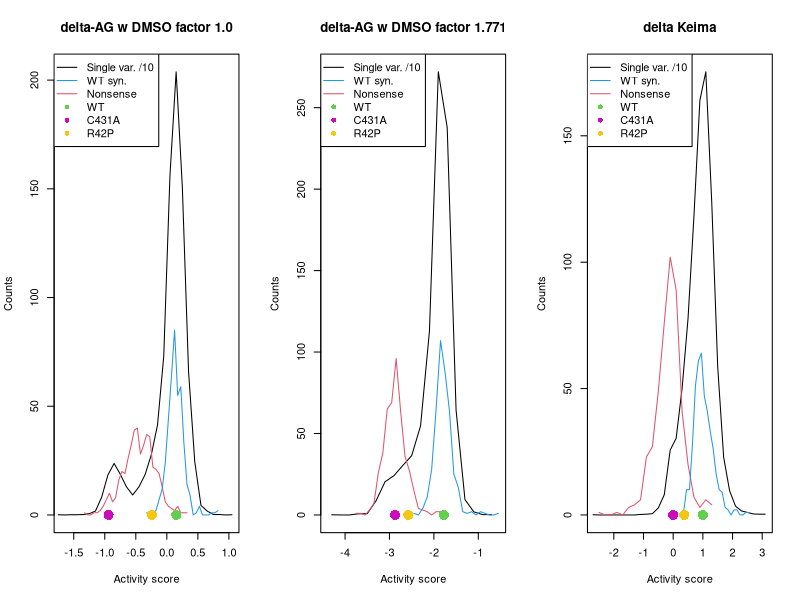

Write R code to recreate this figure. (Note: this script raises an error after producing the figure.)
options(width=160)

aa_one = strsplit("ACDEFGHIKLMNPQRSTVWY", "")[[1]]

prkn = read.csv("prkn.csv")

nc = nchar(prkn$var)
prkn$aa = substr(prkn$var, 1, 1)
prkn$resi = as.numeric(substr(prkn$var, 2, nc-1))
prkn$mut = substr(prkn$var, nc, nc)

iwt = which(prkn$var == "WT")
prkn[iwt,"aa"] = ""
prkn[iwt,"resi"] = 0
prkn[iwt,"mut"] = ""

isyn = which(prkn$mut == "=")
inons = which(prkn$mut == "*")
i1 = which(prkn$mut %in% aa_one)

iR42P = which(prkn$var == "R42P")
iC431A = which(prkn$var == "C431A")


# #
# # Distributions and scatter of average gate scores of individual AO and DMSO assays
# #

# plot_distributions = function(ht1, htn, hts, hc1, hcn, hcs, ...) {
#     plot(0,0,col=0, ylab="Counts", ...)
#     lines(hc1$mids, hc1$counts/10, col=1, lty=2)
#     lines(hcn$mids, hcn$counts, col=2, lty=2)
#     lines(hcs$mids, hcs$counts, col=4, lty=2)
#     lines(ht1$mids, ht1$counts/10, col=1, lty=1)
#     lines(htn$mids, htn$counts, col=2, lty=1)
#     lines(hts$mids, hts$counts, col=4, lty=1)
#     legend("topright", c("DMSO ctrl","AO treated"), lty=c(2,1), lwd=1, col=1)
#     legend("topleft", c("Single var. /10","WT syn.","Nonsense"), lty=1, col=c(1,4,2))
# }

# quartz(width=12, height=4)
# par(mfrow=c(1,3), bg="white")

# breaks = 40
# hc1 = hist(prkn[i1,"dmso"], breaks=breaks, plot=F)
# ht1 = hist(prkn[i1,"ao"],   breaks=breaks, plot=F)
# hcs = hist(prkn[isyn,"dmso"], breaks=breaks, plot=F)
# hts = hist(prkn[isyn,"ao"],   breaks=breaks, plot=F)
# hcn = hist(prkn[inons,"dmso"], breaks=breaks, plot=F)
# htn = hist(prkn[inons,"ao"],   breaks=breaks, plot=F)
# plot_distributions(ht1, htn, hts, hc1, hcn, hcs, xlim=c(1,4), xlab="Avg. gate", ylim=c(0,160))

# hc1 = hist(prkn[i1,"funcf_dmso"], breaks=breaks, plot=F)
# ht1 = hist(prkn[i1,"funcf_ao"],   breaks=breaks, plot=F)
# hcs = hist(prkn[isyn,"funcf_dmso"], breaks=breaks, plot=F)
# hts = hist(prkn[isyn,"funcf_ao"],   breaks=breaks, plot=F)
# hcn = hist(prkn[inons,"funcf_dmso"], breaks=breaks, plot=F)
# htn = hist(prkn[inons,"funcf_ao"],   breaks=breaks, plot=F)
# plot_distributions(ht1, htn, hts, hc1, hcn, hcs, xlim=c(0,1), xlab="Keima", ylim=c(0,160))

# hc1 = hist(log10(prkn[i1,"funcf_dmso"]), breaks=breaks, plot=F)
# ht1 = hist(log10(prkn[i1,"funcf_ao"]),   breaks=breaks, plot=F)
# hcs = hist(log10(prkn[isyn,"funcf_dmso"]), breaks=breaks, plot=F)
# hts = hist(log10(prkn[isyn,"funcf_ao"]),   breaks=breaks, plot=F)
# hcn = hist(log10(prkn[inons,"funcf_dmso"]), breaks=breaks, plot=F)
# htn = hist(log10(prkn[inons,"funcf_ao"]),   breaks=breaks, plot=F)
# plot_distributions(ht1, htn, hts, hc1, hcn, hcs, xlim=c(-1.4,0), xlab="log Keima", ylim=c(0,200))

# quartz.save("prkn_func_distributions.png", type="png")

# # scatter plot moved to score analyses
# plot_scatter = function(x, y, i_low, i_high, ...) {
#     plot(x, y, pch=16, cex=.3, ...)
#     points(x[ila],    y[ila],    pch=16, cex=0.4, col=5)
#     points(x[iha],    y[iha],    pch=16, cex=0.4, col=8)    
#     points(x[inons],  y[inons],  pch=16, cex=0.4, col=2)
#     points(x[isyn],   y[isyn],   pch=16, cex=0.4, col=4)
#     points(x[iwt],    y[iwt],    pch=16, cex=1.5, col=3)
#     points(x[iR42P],  y[iR42P],  pch=16, cex=1.5, col=7)
#     points(x[iC431A], y[iC431A], pch=16, cex=1.5, col=6)
#     legend("top", c("WT","C431A","R42P","Single var.","WT syn.","Nonsense","Low-abun","High-abun"), pch=16, col=c(3,6,7,1,4,2,5,8), ncol=4)
# }

# quartz(width=12, height=4)
# par(mfrow=c(1,3), bg="white")
# ila = which(prkn$abun < 0.3 & prkn$mut %in% aa_one)
# iha = which(prkn$abun > 0.7 & prkn$mut %in% aa_one)
# plot_scatter(prkn$ao, prkn$dmso, ila, iha, xlab="AO treated [Avg. gate]", ylab="DMSO Ctrl [Avg. gate]", ylim=c(1.6,4.0))
# plot_scatter(prkn$funcf_ao, prkn$funcf_dmso, ila, iha, xlab="AO treated [Keima acedic/neutral]", ylab="DMSO Ctrl [Keima acedic/neutral]", ylim=c(0.0,1.2))
# plot_scatter(prkn$funcf_ao, prkn$funcf_dmso, ila, iha, xlab="AO treated [log Keima acedic/neutral]", ylab="DMSO Ctrl [log Keima acedic/neutral]", log="xy", xlim=c(0.05,1.0), ylim=c(0.03,2.0))
# quartz.save("prkn_func_scatter.png", type="png")

# quartz(width=6, height=6)
# par(bg="white")
# plot_scatter(prkn$ao, prkn$dmso, ila, iha, xlab="AO treated [Avg. gate]", ylab="DMSO Ctrl [Avg. gate]", ylim=c(1.6,4.0))
# abline(c(0.5,1))
# abline(c(1.5,1/1.77), lty=2)
# legend("bottomright", c("DMSO factor 1.0","DMSO factor 1.77"), lty=c(1,2), col=1)
# quartz.save("prkn_func_scatter_lin.png", type="png")


#
# Activity score by combining average gate scores
#

plot_activity_distribution = function(act_score, xlim=NA, ylim=NA, ...) {
    breaks = 25
    stopifnot( length(act_score) == nrow(prkn) )
    hd1 = hist(act_score[i1], breaks=breaks, plot=F)
    hds = hist(act_score[isyn], breaks=breaks, plot=F)
    hdn = hist(act_score[inons], breaks=breaks, plot=F)
    if (any(is.na(xlim))) { xlim = c(min(act_score,na.rm=T), max(act_score,na.rm=T)) }
    if (any(is.na(ylim))) { ylim = c(0,max(hd1$counts/10)) }
    plot(0,0,col=0, xlim=xlim, ylim=ylim, xlab="Activity score", ylab="Counts", ...)
    lines(hd1$mids, hd1$counts/10, col=1, lwd=1)
    lines(hdn$mids, hdn$counts, col=2, lwd=1)
    lines(hds$mids, hds$counts, col=4, lwd=1)
    points(act_score[iwt], 0.0, pch=16, col=3, cex=2)
    points(act_score[iC431A], 0.0, pch=16, col=6, cex=2)
    points(act_score[iR42P], 0.0, pch=16, col=7, cex=2)
    legend("topleft", c("Single var. /10","WT syn.","Nonsense","WT","C431A","R42P"), pch=c(NA,NA,NA,16,16,16),
           lty=c(1,1,1,NA,NA,NA), col=c(1,4,2,3,6,7))
}

quartz(width=12, height=4)
par(mfrow=c(1,3), bg="white")

# ao as score 1?
act_score1 = prkn$ao - prkn$dmso
plot_activity_distribution(act_score1, main="delta-AG w DMSO factor 1.0")

dmso_factor = (prkn[iC431A,"ao"] - mean(prkn[inons,"ao"], na.rm=T)) / (prkn[iC431A,"dmso"] - mean(prkn[inons,"dmso"], na.rm=T))
act_score2 = prkn$ao - dmso_factor*prkn$dmso
plot_activity_distribution(act_score2, main=sprintf("delta-AG w DMSO factor %.3f",dmso_factor))

# act_score3 = prkn$funcf_ao - prkn$funcf_dmso
# plot_activity_distribution(act_score3, main="delta-Keima")

# quartz.save("prkn_ag_lin_score.png", type="png")

# quartz(width=6, height=6)
# act_score4 = prkn$ao - 4.0*prkn$dmso
act_score3 = prkn$act_keima
plot_activity_distribution(act_score3, main="delta Keima")
quartz.save("prkn_ag_lin.png", type="png")


plot_act_fitness = function(x, y, ...) {
    rp = cor(x, y, method="pearson", use="complete.obs")
    plot(x, y, pch=16, cex=.3, main=sprintf("Pearson %.2f",rp), ...)
    points(x[inons],  y[inons],  pch=16, cex=0.4, col=2)
    points(x[isyn],   y[isyn],   pch=16, cex=0.4, col=4)
    points(x[iwt],    y[iwt],    pch=16, cex=1.5, col=3)
    points(x[iR42P],  y[iR42P],  pch=16, cex=1.5, col=7)
    points(x[iC431A], y[iC431A], pch=16, cex=1.5, col=6)
    legend("top", c("Single var.","C431A","R42P"), pch=16, col=c(1,6,7), ncol=3)
}

quartz(width=9, height=6)
par(mfrow=c(2,3), bg="white")
plot_act_fitness(prkn$peve, act_score1, xlab="popEVE", ylab="Activity AO-DMSO [AG]", ylim=c(-1.6,1.5))
plot_act_fitness(prkn$peve, act_score2, xlab="popEVE", ylab="Activity AO-1.77*DMSO [AG]", ylim=c(-4.5,0.4))
plot_act_fitness(prkn$peve, act_score3, xlab="popEVE", ylab="Activity AO-DMSO [log Keima]", ylim=c(-1,4))
plot_act_fitness(prkn$am_score, act_score1, xlab="AlphaMissense", ylab="Activity AO-DMSO [AG]", ylim=c(-1.6,1.5))
plot_act_fitness(prkn$am_score, act_score2, xlab="AlphaMissense", ylab="Activity AO-1.77*DMSO [AG]", ylim=c(-4.5,0.4))
plot_act_fitness(prkn$am_score, act_score3, xlab="AlphaMissense", ylab="Activity AO-DMSO [log Keima]", ylim=c(-1,4))
quartz.save("prkn_fitness_act.png", type="png")

quartz(width=9, height=6)
par(mfrow=c(2,3), bg="white")
plot_act_fitness(prkn$peve,     act_score1+prkn$abun, xlab="popEVE", ylab="Activity+Abundance AO-DMSO [AG]",
                 ylim=c(-1.6,2.5))
plot_act_fitness(prkn$peve,     act_score2+prkn$abun, xlab="popEVE", ylab="Activity+Abundance AO-1.77*DMSO [AG]",
                 ylim=c(-4.5,1.0))
plot_act_fitness(prkn$peve,     act_score3+prkn$abun, xlab="popEVE", ylab="Activity+Abundance AO-DMSO [log Keima]",
                 ylim=c(-1,4))
plot_act_fitness(prkn$am_score, act_score1+prkn$abun, xlab="AlphaMissense", ylab="Activity+Abundance AO-DMSO [AG]",
                 ylim=c(-1.6,2.5))
plot_act_fitness(prkn$am_score, act_score2+prkn$abun, xlab="AlphaMissense", ylab="Activity+Abundance AO-1.77*DMSO [AG]",
                 ylim=c(-4.2,1.1))
plot_act_fitness(prkn$am_score, act_score3+prkn$abun, xlab="AlphaMissense", ylab="Activity+Abundance AO-DMSO [log Keima]",
                 ylim=c(-1,4))
quartz.save("prkn_fitness_act_abun.png", type="png")

 
# quartz(width=16, height=4)
# par(mfrow=c(1,4), bg="white")
# plot_act_fitness(prkn$abun, prkn$dmso, xlab="Abundance [AG]", ylab="DMSO [AG]")
# plot_act_fitness(prkn$abun, prkn$ao, xlab="Abundance [AG]", ylab="AO [AG]")
# plot_act_fitness(prkn$abun, prkn$ao-prkn$dmso, xlab="Abundance [AG]", ylab="AO-DMSO [AG]")
# plot_act_fitness(prkn$abun, prkn$ao-1.77*prkn$dmso, xlab="Abundance [AG]", ylab="AO-1.77*DMSO [AG]")
# quartz.save("prkn_act_abun.png", type="png")


quartz(width=12, height=4)
par(mfrow=c(1,3), bg="white")

# i = which((! is.na(prkn$peve)) & (! is.na(prkn$ao)) & (! is.na(prkn$dmso)) & (! is.na(prkn$abun)))
fit = lm(peve ~ ao + dmso + abun, data=prkn)
summary(fit)
coef_dmso = coef(fit)["dmso"]/coef(fit)["ao"]
coef_abun = coef(fit)["abun"]/coef(fit)["ao"]
print(sprintf("Opt. popEVE gives DMSO factor %.2f, Abun. factor %.2f",coef_dmso,coef_abun))
fitness_pe = prkn$ao + coef_dmso*prkn$dmso + coef_abun*prkn$abun
plot_act_fitness(prkn$peve, fitness_pe, ylim=c(0.3,4.5), xlab="popEVE", ylab="Fitness AO-0.41*DMSO+1.72*Abund [AG]")
legend("bottomright", c(sprintf("DMSO %.2f",coef_dmso), sprintf("Abun %.2f",coef_abun)), pch=NA)

# Include nonsense variants with C431A score
peve_nons = prkn$peve
peve_nons[inons] = peve_nons[iC431A]
fit = lm(peve_nons ~ prkn$ao + prkn$dmso + prkn$abun)
summary(fit)
coef_dmso = coef(fit)["prkn$dmso"]/coef(fit)["prkn$ao"]
coef_abun = coef(fit)["prkn$abun"]/coef(fit)["prkn$ao"]
fitness_pen = prkn$ao + coef_dmso*prkn$dmso + coef_abun*prkn$abun
plot_act_fitness(peve_nons, fitness_pen, xlab="popEVE", ylim=c(-3.5,1.8), ylab="Fitness AO-1.53*DMSO+1.46*Abund [AG]")
legend("bottomright", c(sprintf("DMSO %.2f",coef_dmso), sprintf("Abun %.2f",coef_abun)), pch=NA)

fit = lm(peve_nons ~ ao + dmso, data=prkn)
coef_dmso = coef(fit)["dmso"]/coef(fit)["ao"]
rp = cor(peve_nons, prkn$ao+coef_dmso*prkn$dmso, use="complete.obs", method="pearson")
print(sprintf("Opt. popEVE incl nons. wo. abun. gives DMSO factor %.2f and pearson %.2f",coef_dmso,rp))
print(summary(fit))
fitness_pen = prkn$ao + coef_dmso*prkn$dmso
plot_act_fitness(peve_nons, fitness_pen, xlab="popEVE", ylab="Fitness AO-3.95*DMSO [AG]")
legend("bottomright", sprintf("DMSO %.2f",coef_dmso), pch=NA)

quartz.save("prkn_fitness_pe_opt.png", type="png")



quartz(width=12, height=4)
par(mfrow=c(1,3), bg="white")

fit = lm(am_score ~ ao + dmso + abun, data=prkn)
summary(fit)
coef_dmso = coef(fit)["dmso"]/coef(fit)["ao"]
coef_abun = coef(fit)["abun"]/coef(fit)["ao"]
print(sprintf("Opt. AlphaM. gives DMSO factor %.2f, Abun. factor %.2f",coef_dmso,coef_abun))
fitness_pe = prkn$ao + coef_dmso*prkn$dmso + coef_abun*prkn$abun
plot_act_fitness(prkn$am_score, fitness_pe, ylim=c(1.5,6), xlab="AlphaMissense", ylab="Fitness AO-DMSO+Abund [AG]")
legend("bottomleft", c(sprintf("DMSO %.2f",coef_dmso), sprintf("Abun %.2f",coef_abun)), pch=NA)

# Include nonsense variants with C431A score
am_nons = prkn$am_score
am_nons[inons] = am_nons[iC431A]
fit = lm(am_nons ~ prkn$ao + prkn$dmso + prkn$abun)
summary(fit)
coef_dmso = coef(fit)["prkn$dmso"]/coef(fit)["prkn$ao"]
coef_abun = coef(fit)["prkn$abun"]/coef(fit)["prkn$ao"]
fitness = prkn$ao + coef_dmso*prkn$dmso + coef_abun*prkn$abun
plot_act_fitness(am_nons, fitness, ylim=c(0,5), xlab="AlphaMissense", ylab="Fitness [AG]")
legend("bottomleft", c(sprintf("DMSO %.2f",coef_dmso), sprintf("Abun %.2f",coef_abun)), pch=NA)

fit = lm(am_nons ~ ao + dmso, data=prkn)
coef_dmso = coef(fit)["dmso"]/coef(fit)["ao"]
print(sprintf("Opt. AlphaM incl nons. wo. abun. gives DMSO factor %.2f",coef_dmso))
print(summary(fit))
fitness = prkn$ao + coef_dmso*prkn$dmso
plot_act_fitness(am_nons, fitness, xlab="AlphaMissense", ylab="Fitness [AG]")
legend("bottomleft", sprintf("DMSO %.2f",coef_dmso), pch=NA)

quartz.save("prkn_fitness_am_opt.png", type="png")


ib = which(prkn$clinvar %in% c("likely_benign","benign"))
ip = which(prkn$clinvar %in% c("likely_pathogenic","pathogenic"))
ig = which(is.na(prkn$clinvar) & ! is.na(prkn$gnomad41))
plot_act_fitness = function(x, y, ...) {
    rp = cor(x, y, method="pearson", use="complete.obs")
    plot(x, y, pch=16, cex=.3, main=sprintf("Pearson %.2f",rp), ...)
    # points(x[inons],  y[inons],  pch=16, cex=0.4, col=2)
    # points(x[isyn],   y[isyn],   pch=16, cex=0.4, col=4)
    points(x[ig],     y[ig],     pch=16, col=3, cex=.6)
    points(x[ib],     y[ib],     pch=16, col=4, cex=1.5)
    points(x[ip],     y[ip],     pch=16, col=2, cex=1.5)
    # points(x[iwt],    y[iwt],    pch=16, cex=1.5, col=3)
    # points(x[iR42P],  y[iR42P],  pch=16, cex=1.5, col=7)
    # points(x[iC431A], y[iC431A], pch=16, cex=1.5, col=6)
    legend("top", c("Single var.","GnomAD","Pathogenic","Benign"), pch=16, col=c(1,3,2,4), ncol=2)
}


fit = lm(peve_nons ~ prkn$activity + prkn$abun)
summary(fit)
coef_abun_pen = coef(fit)["prkn$abun"]/coef(fit)["prkn$activity"]
fitness_pen = prkn$activity + coef_abun_pen*prkn$abun

fit = lm(am_nons ~ prkn$activity + prkn$abun)
summary(fit)
coef_abun_amn = coef(fit)["prkn$abun"]/coef(fit)["prkn$activity"]
fitness_amn = prkn$activity + coef_abun_amn*prkn$abun

quartz(width=10, height=5)
par(mfrow=c(1,2), bg="white")
plot_act_fitness(peve_nons, fitness_pen, xlab="popEVE", ylab=sprintf("Activity + %.2f*abundance [AG]",coef_abun_pen), ylim=c(-1.2,4.5))
plot_act_fitness(am_nons, fitness_amn, xlab="AlphaMissense", ylab=sprintf("Activity + %.2f*abundance [AG]",coef_abun_amn), ylim=c(-1.1,5.5))
quartz.save("prkn_fitness_act_abun.png", type="png")


# fit = glm(lab ~ activity + abun, data=prkn, family=binomial)
# summary(fit)
# coef_abun_lr = coef(fit)["abun"]/coef(fit)["activity"]
# fitness_lr = prkn$activity + coef_abun_lr*prkn$abun
# plot_act_fitness(peve_nons, fitness_lr, xlab="popEVE", ylab=sprintf("Activity + %.2f*abundance [AG]",coef_abun_lr), ylim=c(-1.2,3))


##
## Thresholds for activity
##

plot_threshold = function(cn, ...) {
    plot_activity_distribution(prkn[,cn], ...)
    cut_lof = quantile(prkn[inons,cn], probs=0.95, na.rm=T)
    cut_wtl = quantile(prkn[isyn,cn], probs=0.05, na.rm=T)
    abline(v=c(cut_lof, cut_wtl), lty=2)
    
    ib = which(prkn$clinvar %in% c("likely_benign","benign"))
    ip = which(prkn$clinvar %in% c("likely_pathogenic","pathogenic"))
    points(prkn[ib,cn], 100+rnorm(length(ib),0,10), pch=16, col=4)
    points(prkn[ip,cn], 100+rnorm(length(ip),0,10), pch=16, col=2)
    
    ig = which(is.na(prkn$clinvar) & ! is.na(prkn$gnomad41))
    points(prkn[ig,cn], 50+rnorm(length(ig),0,10), pch=16, col=8, cex=.6)
    legend("topright", c("Pathogenic","Benign","GnomAD",sprintf("LOF %.2f",cut_lof),sprintf("WTL %.2f",cut_wtl)), col=c(2,4,8,1,1),
           pch=c(16,16,16,NA,NA), lty=c(NA,NA,NA,2,2))
}

quartz(width=12, height=6)
par(mfrow=c(1,2), bg="white")
plot_threshold("activity", xlim=c(-0.6,1.8), ylim=c(0,210), main="Average gate")
plot_threshold("act_keima", xlim=c(-1.2,2.3), ylim=c(0,210), main="log Keima")
quartz.save("prkn_activity_thresholds.png", type="png")

# Add functional categories
cut_lof = 0.36
cut_wtl = 0.73
prkn$cat = "Intermediate"
prkn[which(is.na(prkn$activity)),"cat"] = NA
prkn[which(prkn$activity < cut_lof),"cat"] = "LOF"
prkn[which(prkn$activity > cut_wtl),"cat"] = "WTL"
prkn[which(prkn$activity < cut_lof & prkn$activity+prkn$activity_sd > cut_lof),"cat"] = "possibleLOF"
prkn[which(prkn$activity > cut_wtl & prkn$activity-prkn$activity_sd < cut_wtl),"cat"] = "possibleWTL"
prkn$cat = as.factor(prkn$cat)
print(table(prkn$cat))

i1_meas = setdiff(i1, which(is.na(prkn$activity)))
print(sprintf("Single variant percents of %d", length(i1_meas)))
print(table(prkn[i1_meas,"cat"])*100.0/length(i1_meas))

# Add functional categories, Keima based
cutf_lof = 0.52
cutf_wtl = 0.59
prkn$catf = "Intermediate"
prkn[which(is.na(prkn$act_keima)),"catf"] = NA
prkn[which(prkn$act_keima < cutf_lof),"catf"] = "LOF"
prkn[which(prkn$act_keima > cutf_wtl),"catf"] = "WTL"
prkn[which(prkn$act_keima < cutf_lof & prkn$act_keima+prkn$act_keima_sd > cutf_lof),"catf"] = "possibleLOF"
prkn[which(prkn$act_keima > cutf_wtl & prkn$act_keima-prkn$act_keima_sd < cutf_wtl),"catf"] = "possibleWTL"
prkn$catf = as.factor(prkn$catf)
print(table(prkn$catf))

i1_meas = setdiff(i1, which(is.na(prkn$act_keima)))
print(sprintf("Single variant percents of %d", length(i1_meas)))
print(table(prkn[i1_meas,"catf"])*100.0/length(i1_meas))


#
# ROC analysis
#

eval_roc = function(y_true, y_pred, order="from-right", n_thresholds=100, plot=F) {
    # y_true should be two-level factors or bool
    # With order "from-right", y_pred should be likelihood of second level (or TRUE), e.g. type="response"
    stopifnot( order %in% c("from-right","from-left"))
    if (! is.factor(y_true) ) { y_true = as.factor(y_true); stopifnot( length(levels(y_true)) == 2 ) }
    if (any(is.na(y_true)) | any(is.na(y_pred))) { print("ERROR: Data contain NA values"); return(NA) }
    delta_score = max(y_pred) - min(y_pred)
    threshold = seq( floor(min(y_pred)*n_thresholds/delta_score), ceiling(max(y_pred)*n_thresholds/delta_score) ) *delta_score/n_thresholds
    true_mask = y_true == levels(y_true)[2]
    n_pos = sum(true_mask)
    n_neg = length(y_true) - n_pos
    if (order == "from-left") {
        tp = sapply(threshold, function(t){ sum(y_pred <= t & true_mask) })
        fp = sapply(threshold, function(t){ sum(y_pred <= t & ! true_mask) })        
    } else {    # from-right
        threshold = rev(threshold)
        tp = sapply(threshold, function(t){ sum(y_pred > t & true_mask) })
        fp = sapply(threshold, function(t){ sum(y_pred > t & ! true_mask) })
    }
    tpr = tp / n_pos
    fpr = fp / n_neg
    # Area under the curve
    auc = sum( (c(fpr,1)-c(0,fpr))*(c(tpr,1)+c(0,tpr)) )/2
    if (plot) {
        plot(fpr, tpr, type="l", xlab="False positive rate", ylab="True positive rate", main=sprintf("AUC: %.3f",auc))
	it = which.max( tpr - fpr )
        points(fpr[it], tpr[it], pch=16)
        text(fpr[it], tpr[it], sprintf("Threshold %.3f (%.2f,%.2f)", threshold[it], fpr[it], tpr[it]), pos=4, xpd=T)
	legend("bottomright", c(sprintf("Predicting label '%s'",levels(y_true)[2]), sprintf("Predicting '%s'",order),
	                        sprintf("Positive %d, negative %d",n_pos,n_neg)), pch=NA)
    }
    df = data.frame(threshold=threshold, rev_thres=rev(threshold), tpr=tpr, fpr=fpr, specificity=1-fpr, 
                    ppv = tp / (tp+fp), npv = (n_neg-fp) / (n_neg-fp + n_pos-tp), n=tp+fp)
    return(list(auc=auc, pred=y_pred, label=y_true, roc=df))
}

plot_roc = function(scores, score_names, score_colors=NA, ...) {
    if (any(is.na(score_colors))) { score_colors=seq_along(scores) }
    plot(0,0,col=0, xlim=c(0,1), ylim=c(0,1), xlab="False positive rate", ylab="True positive rate", ...)
    legends = c()
    # plot in reverse order to have first scores on top of other curves
    for (ic in rev(seq_along(scores))) {
        stopifnot(length(scores[[ic]]) == length(prkn$lab))
	n_lab = sum(! is.na(prkn$lab))
        i = which((! is.na(scores[[ic]])) & (! is.na(prkn$lab)) )
	roc = eval_roc(prkn[i,"lab"], scores[[ic]][i], plot=F)
	print(sprintf("AUC of %s on %d of %d labels: %.2f",score_names[ic],length(i),n_lab,roc$auc))
        lines(roc$roc[,"fpr"], roc$roc[,"tpr"], col=score_colors[ic])
	legends = c(legends, sprintf("%s AUC %.3f",score_names[ic],roc$auc))
    }
    legend("bottomright", rev(legends), lty=1, col=score_colors)
}

prkn$lab = NA

print("Clinvar lables")
prkn[which(prkn$clinvar %in% c("likely_benign","benign")),"lab"] = "wt-like"
prkn[which(prkn$clinvar %in% c("likely_pathogenic","pathogenic")),"lab"] = "lof"
table(prkn$lab)

quartz(width=12, height=4)
par(mfrow=c(1,3), bg="white")
scores      = list(prkn$activity, prkn$act_keima, prkn$ao, act_score2, prkn$abun, prkn$peve, -prkn$am_score)
score_names = c("AO-1.77*DMSO", "Keima", "AO", "AO-DMSO", "Abundance", "popEVE", "AlphaMissense")
plot_roc(scores, score_names, main="ClinVar")

# Gnomad recordings that are not in clinvar assumed to be benign
print("GnamAD lables added")
prkn[which(is.na(prkn$clinvar) & ! is.na(prkn$gnomad41)),"lab"] = "wt-like"
table(prkn$lab)

scores      = list(prkn$activity, prkn$act_keima, prkn$ao, act_score2, prkn$abun, prkn$peve, -prkn$am_score)
score_names = c("AO-1.77*DMSO", "Keima", "AO", "AO-DMSO", "Abundance", "popEVE", "AlphaMissense")
plot_roc(scores, score_names, main="ClinVar and GnomAD")

print("Synonymous and nonsense lables added")
prkn[which(prkn$mut=="="),"lab"] = "wt-like"
prkn[which(prkn$mut=="*"),"lab"] = "lof"
table(prkn$lab)

scores      = list(prkn$activity, prkn$act_keima, prkn$ao, act_score2)
score_names = c("AO-1.77*DMSO", "Keima", "AO", "AO-DMSO")
plot_roc(scores, score_names, main="ClinVar, GnomAD, WT syn. and Nons.")

quartz.save("prkn_roc.png", type="png")


# fit to labels
print("Logistic regression of all labels")
prkn$lab = as.factor(prkn$lab)
lr_fit = glm(lab ~ ao + dmso + abun, data=prkn, family=binomial)
coef_dmso = coef(lr_fit)["dmso"]/coef(lr_fit)["ao"]
coef_abun = coef(lr_fit)["abun"]/coef(lr_fit)["ao"]
quartz(width=5, height=5)
roc = eval_roc(lr_fit$y, lr_fit$fitted.values, plot=T)
legend("bottomright", c(sprintf("Score coef %.2f",coef(lr_fit)["ao"]),sprintf("DMSO coef %.2f",coef_dmso),sprintf("Abundance coef %.2f",coef_abun)), pch=NA)
print(sprintf("Activity and abundance optimized to all labels AUC %.2f. lab ~ sigmoid(%.2f + %.2f*(AO + %.2f*DMSO + %.2f*abund )) (logistic regression)",
              roc$auc, coef(lr_fit)["(Intercept)"], coef(lr_fit)["ao"], coef_dmso, coef_abun))
print(summary(lr_fit))
quartz.save("prkn_roc_act_abun_logi.png", type="png")


# ROC with thresholds marked
cut_lof = 0.36
cut_wtl = 0.73
cutf_lof = 0.52
cutf_wtl = 0.59

quartz(width=10, height=5)
par(mfrow=c(1,2), bg="white")

i = which((! is.na(prkn$activity)) & (! is.na(prkn$lab)) )
lab_fac = factor(prkn[i,"lab"], levels=c("wt-like","lof"))
roc = eval_roc(lab_fac, prkn[i,"activity"], "from-left", plot=T)
it_lof = which.min(abs( roc$roc[,"threshold"]-cut_lof ))
points(roc$roc[it_lof,"fpr"], roc$roc[it_lof,"tpr"], pch=17)
# text(  roc$roc[it_lof,"tpr"], roc$roc[it_lof,"fpr"], sprintf("LOF %.2f (%.3f,%.3f)", cut_lof, fpr[it_lof], tpr[it_lof]), pos=4, xpd=T)
text( 0.1, 0.9, sprintf("LOF threshold %.2f (%.3f,%.3f)", cut_lof, roc$roc[it_lof,"fpr"], roc$roc[it_lof,"tpr"]), pos=4, xpd=T)

i = which((! is.na(prkn$act_keima)) & (! is.na(prkn$lab)) )
lab_fac = factor(prkn[i,"lab"], levels=c("wt-like","lof"))
rocf = eval_roc(lab_fac, prkn[i,"act_keima"], "from-left", plot=T)
itf_lof = which.min(abs( rocf$roc[,"threshold"]-cutf_lof ))
points(rocf$roc[itf_lof,"fpr"], rocf$roc[itf_lof,"tpr"], pch=17)
# text(  rocf$roc[itf_lof,"fpr"], rocf$roc[itf_lof,"tpr"], sprintf("LOF %.2f (%.3f,%.3f)", cut_lof, fpr[itf_lof], tpr[itf_lof]), pos=4, xpd=T)
text( 0.1, 0.8, sprintf("LOF threshold %.2f (%.3f,%.3f)", cutf_lof, rocf$roc[itf_lof,"fpr"], rocf$roc[itf_lof,"tpr"]), pos=4, xpd=T)

quartz.save("prkn_roc_lof_threshold.png", type="png")


quartz(width=10, height=5)
par(mfrow=c(1,2), bg="white")

i = which((! is.na(prkn$activity)) & (! is.na(prkn$lab)) )
lab_fac = factor(prkn[i,"lab"], levels=c("lof","wt-like"))
roc = eval_roc(lab_fac, prkn[i,"activity"], "from-right", plot=T)
it_wtl = which.min(abs( roc$roc[,"threshold"]-cut_wtl ))
points(roc$roc[it_wtl,"fpr"], roc$roc[it_wtl,"tpr"], pch=17)
text(  roc$roc[it_wtl,"fpr"], roc$roc[it_wtl,"tpr"], sprintf("WTL %.2f (%.3f,%.3f)",cut_wtl, roc$roc[it_wtl,"fpr"], roc$roc[it_wtl,"tpr"]), pos=4, xpd=T)

i = which((! is.na(prkn$act_keima)) & (! is.na(prkn$lab)) )
lab_fac = factor(prkn[i,"lab"], levels=c("lof","wt-like"))
rocf = eval_roc(lab_fac, prkn[i,"act_keima"], "from-right", plot=T)
itf_wtl = which.min(abs( rocf$roc[,"threshold"]-cutf_wtl ))
points(rocf$roc[itf_wtl,"fpr"], rocf$roc[itf_wtl,"tpr"], pch=17)
text(rocf$roc[itf_wtl,"fpr"], rocf$roc[itf_wtl,"tpr"],
     sprintf("WTL %.2f (%.3f,%.3f)",cut_wtl, rocf$roc[itf_wtl,"fpr"], rocf$roc[itf_wtl,"tpr"]), pos=4, xpd=T)

quartz.save("prkn_roc_wtl_threshold.png", type="png")


##
## Low throughput validation experiments
##

plot_ltp = function(x, y, dx=NA, dy=NA, ...) {
    rp = cor(x, y, method="pearson", use="complete.obs")
    plot(x, y, pch=16, cex=.8, main=sprintf("Pearson %.2f",rp), ...)
    if (! all(is.na(dx))) { arrows(x0=x-dx, x1=x+dx, y0=y, code=3, angle=90, length=.03) }
    if (! all(is.na(dy))) { arrows(x0=x, y0=y-dy, y1=y+dy, code=3, angle=90, length=.03) }
    points(x[iwt],    y[iwt],    pch=16, cex=1.5, col=3)
    points(x[iR42P],  y[iR42P],  pch=16, cex=1.5, col=7)
    points(x[iC431A], y[iC431A], pch=16, cex=1.5, col=6)
    legend("topleft", c("Single var.","WT","C431A","R42P"), pch=16, col=c(1,3,6,7), ncol=1)
}

quartz(width=10, height=5)
par(mfrow=c(1,2), bg="white")
plot_ltp(prkn$activity, prkn$ltp, prkn$activity_sd, prkn$ltp_sd+1e-3, xlab="HTP activity [AG]", ylab="LTP activity [Keima]", xlim=c(-0.3,1.3))
plot_ltp(prkn$act_keima, prkn$ltp, prkn$act_keima_sd, prkn$ltp_sd+1e-3, xlab="HTP activity [log Keima]", ylab="LTP Activity [Keima]", xlim=c(-0.3,1.3))
quartz.save("prkn_validation_ltp.png", type="png")


##
## Yi et al 2019
##

quartz(width=10, height=5)
par(mfrow=c(1,2), bg="white")
plot_ltp(prkn$activity, prkn$yi19, prkn$activity_sd, xlab="HTP activity [AG]", ylab="Yi19 [Fluorescence]", xlim=c(-0.9,1.5))
plot_ltp(prkn$act_keima, prkn$yi19, prkn$act_keima_sd, xlab="HTP activity [log Keima]", ylab="Yi19 [Fluorescence]", xlim=c(-0.9,1.5))
quartz.save("prkn_validation_yi19.png", type="png")

quartz(width=10, height=5)
par(mfrow=c(1,2), bg="white")
plot_ltp(prkn$activity, log10(prkn$yi19), prkn$activity_sd, xlab="HTP activity [AG]", ylab="Yi19 [log Fluorescence]", xlim=c(-0.9,1.5))
plot_ltp(prkn$act_keima, log10(prkn$yi19), prkn$act_keima_sd, xlab="HTP activity [log Keima]", ylab="Yi19 [log Fluorescence]", xlim=c(-0.9,1.5))
quartz.save("prkn_validation_yi19_log.png", type="png")

# quartz(width=5, height=5)
# plot_ltp(10^prkn$act_keima, prkn$yi19, xlab="HTP activity [Keima]", ylab="Yi19 [Fluorescence]", xlim=c(0,35))


##
## Functional siets
##

plot_scatter_ctrl = function(x, y, i_low, i_high, ...) {
    plot(x, y, pch=16, cex=.3, ...)
    points(x[inons],  y[inons],  pch=16, cex=0.4, col=2)
    # points(x[isyn],   y[isyn],   pch=16, cex=0.4, col=4)
    points(x[iwt],    y[iwt],    pch=16, cex=1.5, col=3)
    points(x[iR42P],  y[iR42P],  pch=16, cex=1.5, col=7)
    points(x[iC431A], y[iC431A], pch=16, cex=1.5, col=6)
    legend("topright", c("WT","C431A","R42P","Single var.","Nons."), pch=16, col=c(3,6,7,1,2), ncol=3)
}

quartz(width=10, height=5)
par(mfrow=c(1,2), bg="white")
plot_scatter_ctrl(prkn$abun, prkn$activity,  ylab="HTP activity [AG]",        xlab="Abundance [AG]", ylim=c(-1.5,3))
plot_scatter_ctrl(prkn$abun, prkn$act_keima, ylab="HTP activity [log Keima]", xlab="Abundance [AG]", ylim=c(-1.5,4))
quartz.save("prkn_act_abun_ctrl.png", type="png")


ib = which(prkn$clinvar %in% c("likely_benign","benign"))
ip = which(prkn$clinvar %in% c("likely_pathogenic","pathogenic"))

plot_scatter_clin = function(x, y, i_low, i_high, ...) {
    plot(x, y, pch=16, cex=.3, ...)
    points(x[ib], y[ib], pch=16, cex=1, col=4)
    points(x[ip], y[ip], pch=16, cex=1, col=2)
    points(x[iwt],    y[iwt],    pch=16, cex=1.5, col=3)
    points(x[iR42P],  y[iR42P],  pch=16, cex=1.5, col=7)
    points(x[iC431A], y[iC431A], pch=16, cex=1.5, col=6)
    legend("topright", c("WT","C431A","R42P","Single var.","Benign","Pathogenic"), pch=16, col=c(3,6,7,1,4,2), ncol=3)
}

quartz(width=10, height=5)
par(mfrow=c(1,2), bg="white")
plot_scatter_clin(prkn$abun, prkn$activity,  ylab="HTP activity [AG]",        xlab="Abundance [AG]", ylim=c(-1.5,3))
plot_scatter_clin(prkn$abun, prkn$act_keima, ylab="HTP activity [log Keima]", xlab="Abundance [AG]", ylim=c(-1.5,4))
quartz.save("prkn_act_abun_clin.png", type="png")


##
## Controls
##

# add activity scores here
print("Frequent pathogenic variants")
cns = c("var","gnomad21","gnomad41","clinvar","activity","activity_sd","act_keima","act_keima_sd","abun","abun_sd","rasa","gemme","rosetta",
        "am_score","am_class","peve")
print(prkn[which(prkn$var %in% c("R275W","G430D")),cns])


##
## Per residue
##

prknr = read.csv("../scores/prkn_activity_residues.csv")
prkn$act_med = prknr[match(prkn$resi,prknr$resi),"med_score"]

# make sure to use the same data in the following
ii = which(! is.na(prkn[i1,"activity"]))
i = i1[ii]

# The explained variance is R^2 and for a linear model with intersept this is rp^2
rp = cor(prkn[i,"activity"], prkn[i,"act_med"], method="pearson")

# a model of variant score based on position medians
fit = lm(prkn[i,"activity"] ~ prkn[i,"act_med"])
act_pred = coef(fit)[1] + coef(fit)[2] * prkn[i,"act_med"]
# Fraction of unexplained variance is residual variance divided by original variance
fuv = var(prkn[i,"activity"]-act_pred)/var(prkn[i,"activity"])

print(sprintf("Fraction of unexplained variance %.1f%% (ratio of residual to total var) and explained %.1f%% (Pearson %.2f squared). Sum %.3f%%",
              fuv*100, rp*rp*100, rp, fuv*100+rp*rp*100))

quartz(width=8,height=4)
par(mfrow=c(1,2), mar=c(5,4,2,2)+.1)
plot(prkn[i,"act_med"], prkn[i,"activity"])
abline(coef(fit), col=2)
legend("topleft", sprintf("Pearson %.2f",rp), pch=NA)

ii = which(prkn[i1,"mut"]=="A" & ! is.na(prkn[i1,"activity"]))
i = i1[ii]
plot(prkn[i,"rasa"], prkn[i,"act_med"])
rp = cor(prkn[i,"rasa"], prkn[i,"act_med"], method="pearson")
rs = cor(prkn[i,"rasa"], prkn[i,"act_med"], method="spearman")
legend("bottomright", c(sprintf("Pearson %.2f",rp),sprintf("Spearman %.2f",rs)), pch=NA)
